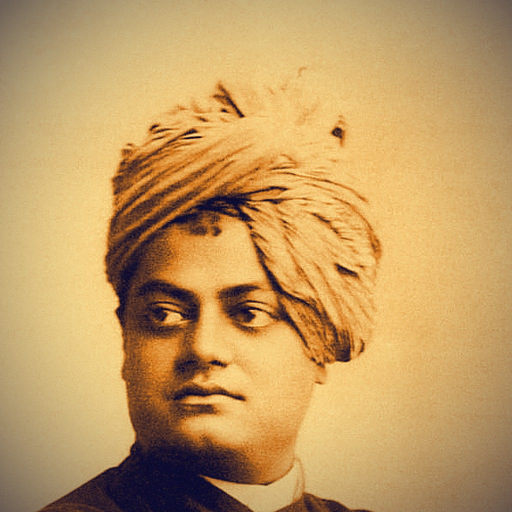
#> input picture prototype/img/covers/swamiji.jpg, 1024 x 1024 px (shown at 1/2 size)
$ python trace_auto.py out.png
#> lines starting #> are read from the running program, lines starting #| are printed output that depends on the picture; after the words box and inside, x2 and y2 are one past the last pixel; in counts of white or black regions, pixels touching at a corner belong together
"""Candidate A: automatic trace of swamiji.jpg -> edge map -> skeleton -> one stitched polyline (nearest-neighbour), RDP + Catmull-Rom. Writes candA.png (white on black)."""
import cv2, numpy as np, sys
from skimage.morphology import skeletonize, remove_small_objects
im = cv2.imread('../covers/swamiji.jpg', 0)
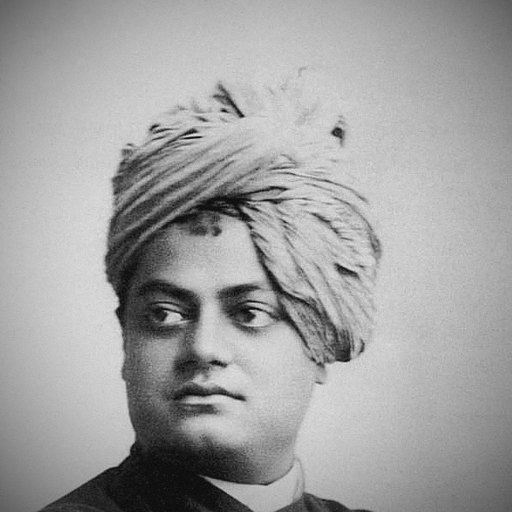
#> im: shape (1024, 1024) (shown at 1/2 size); min 0, max 235, mean 161
g = cv2.createCLAHE(2.5, (8, 8)).apply(cv2.GaussianBlur(im, (0, 0), 2.2))
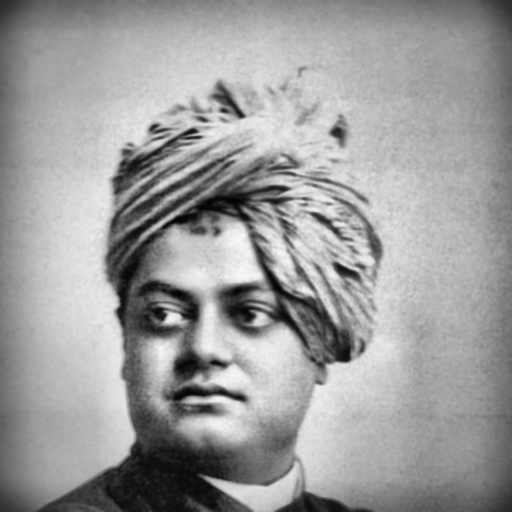
#> g: shape (1024, 1024) (shown at 1/2 size); min 1, max 248, mean 156.2
e = cv2.Canny(g, 18, 46)
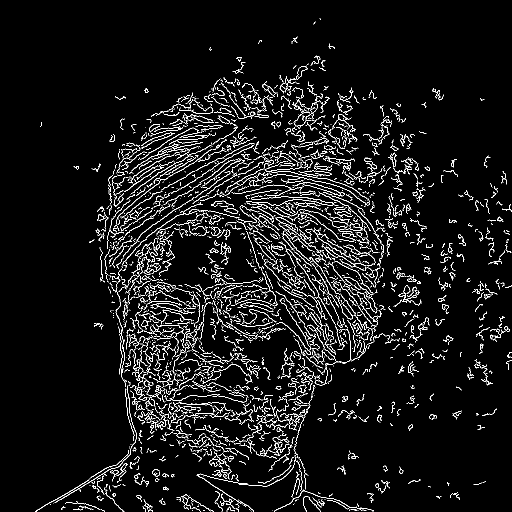
#> e: shape (1024, 1024) (shown at 1/2 size); 5.7% white in thin lines or dots, all inside (x1, y1, x2, y2) = (70, 37, 1024, 1024)
mask = np.zeros_like(e); cv2.fillPoly(mask, [np.array([(190,150),(780,150),(790,760),(660,1000),(200,1000),(60,1024),(60,900),(190,700)])], 255)
#> after `cv2.fillPoly(mask, [np.array([(190, 150), (780, 150), (790, 760), (660`:
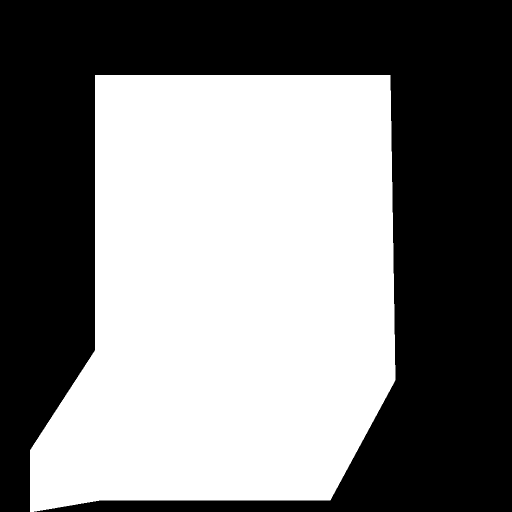
#> mask: shape (1024, 1024) (shown at 1/2 size); 49.6% white; 1 white region, box (x1, y1, x2, y2) and area: (60, 150, 791, 1024) 520475
e = cv2.bitwise_and(e, mask)
#> e: shape (1024, 1024); 4.9% white in thin lines or dots, all inside (x1, y1, x2, y2) = (70, 150, 790, 1023)
e = cv2.dilate(e, np.ones((3, 3), np.uint8))
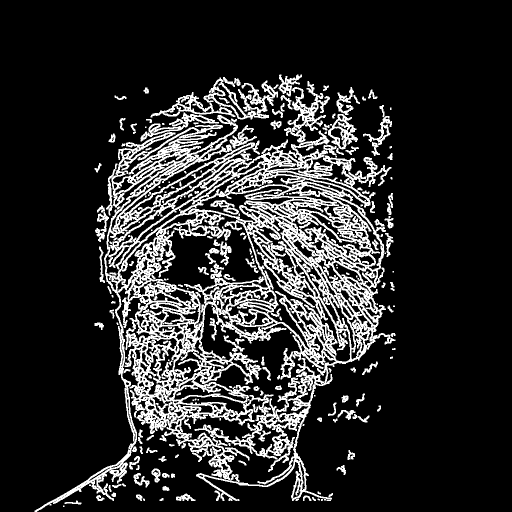
#> e: shape (1024, 1024) (shown at 1/2 size); 16.9% white; 239 white regions (68 under 20 px), largest, box (x1, y1, x2, y2) and area: (69, 230, 791, 1024) 143469, (557, 149, 660, 285) 4023, (407, 154, 556, 239) 3972
sk = skeletonize(remove_small_objects(e > 0, 120))
#> sk: shape (1024, 1024) bool; 4.1% white in thin lines or dots, all inside (x1, y1, x2, y2) = (69, 149, 790, 1023)
n, lab, st, _ = cv2.connectedComponentsWithStats(sk.astype(np.uint8), connectivity=8)
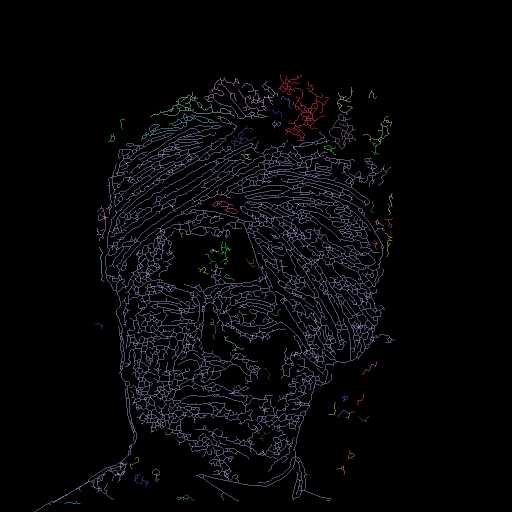
#> lab: shape (1024, 1024) int32 (shown at 1/2 size); 54 distinct labels, from 0 to 53; one colour per label, 0 black
#> n = 54; st = 54 rows, first 6: [0, 0, 1024, 1024, 1005881], [557, 149, 100, 133, 978], [409, 154, 146, 84, 924], [675, 174, 31, 55, 164], [736, 180, 18, 17, 36], [301, 184, 169, 50, 502]
comps = []
for i in range(1, n):
    ys, xs = np.nonzero(lab == i)
    if len(xs) < 40: continue
    pts = np.c_[xs, ys].astype(float)
    # order the pixels of the component greedily from one extreme
    start = pts[np.argmin(pts[:, 0] + pts[:, 1])]; order = [start]; rest = list(map(tuple, pts)); rest.remove(tuple(start))
    P = np.array(rest)
    cur = start
    while len(P):
        d = np.hypot(*(P - cur).T); j = int(np.argmin(d))
        if d[j] > 6: break
        cur = P[j]; order.append(cur); P = np.delete(P, j, 0)
    if len(order) > 40: comps.append(cv2.approxPolyDP(np.array(order, np.float32).reshape(-1, 1, 2), 2.5, False).reshape(-1, 2))
#> this loop made 53 passes
#> after the loop, comps = 14 point arrays, longest 25 points
# stitch strokes by nearest endpoint
comps.sort(key=lambda c: -len(c)); path = list(comps.pop(0))
#> after `path = list(comps.pop(0))`: path = 25 pairs, first value 409 to 490, second value 155 to 237
while comps:
    end = path[-1]; best = None
    for k, c in enumerate(comps):
        for rev in (0, 1):
            a = c[-1] if rev else c[0]; d = np.hypot(*(a - end))
            if best is None or d < best[0]: best = (d, k, rev)
    _, k, rev = best; c = comps.pop(k); path += list(c[::-1] if rev else c)
#> this loop made 13 passes
#> (end, k, rev) on passes 1 to 12: ([472, 201], 2, 1), ([466, 272], 2, 1), ([549, 241], 7, 0), ([702, 174], 0, 0), ([756, 288], 6, 0), ([743, 303], 3, 0), ([777, 477], 4, 1), ([445, 483], 2, 1), ([429, 404], 4, 1), ([304, 250], 0, 0), ([385, 184], 0, 1), ([239, 299], 1, 0)
#> after the loop, path = 139 pairs, first value 199 to 784, second value 155 to 678
out = np.zeros((1024, 1024, 3), np.uint8)
#> out: shape (1024, 1024, 3); every value is 0
cv2.polylines(out, [np.array(path, np.int32).reshape(-1, 1, 2)], False, (255, 255, 255), 2, cv2.LINE_AA)
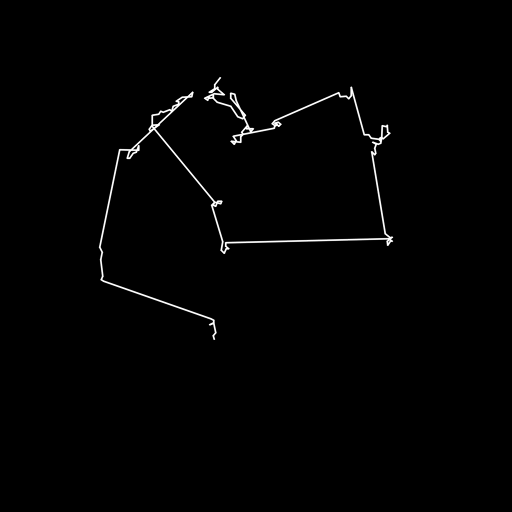
#> out: shape (1024, 1024, 3) (shown at 1/2 size); min 0, max 255, mean 2.4
cv2.imwrite(sys.argv[1], out); print(len(path))
#| 139
